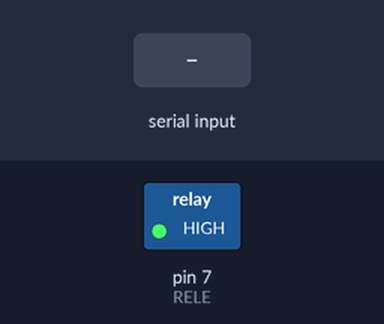
The sketch below on a simulated Arduino Uno, built with avr-gcc and run on an emulated ATmega328P. On the bench: switched loads named in the sketch (green lamp = pin HIGH). Inputs (shaded band) come from the test bench.

Above: at 1.2 s.
1.3 s: "90,45\n" received over Serial
At 2.1 s:
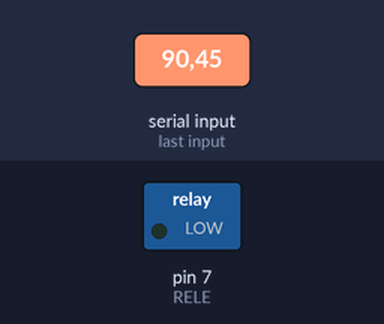
Timing chart, 0 to 4.3 s (numbered marks = the images above; inputs shaded):
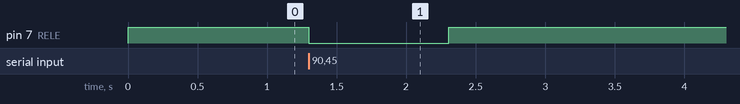

Measured:
- after the input at 1.3 s, pin 7 (RELE): HIGH → LOW at once, → HIGH 1.0 s later

The sketch:

bomba_palta.ino
```cpp
// Vertido por palta: cada palta NUEVA frente a la cámara suma 15 segundos de chorro continuo.
// El agua ya "gastada" no se devuelve: si sacas la palta, el vertido sigue hasta completar su tiempo.
//
// Recibe por USB (la página lo manda cada 200 ms):
//   '0' … '9'  cantidad de paltas que ve la cámara
//   'x'        la cámara no está entregando imagen → pausa (no cuenta como sacar las paltas)
//
// Seguridad: si pasa 1 segundo sin recibir nada (se cerró la página, se cayó el USB), la bomba
// se PAUSA y el tiempo que faltaba se guarda; cuando vuelve la conexión sigue sola.

const int RELE = 7;                            // HIGH = relé apagado (el módulo se activa con LOW)
const unsigned long MS_POR_PALTA = 15000;      // 15 s de chorro por cada palta nueva
const unsigned long ESPERA_QUITAR_MS = 2000;   // una palta debe faltar 2 s para darla por sacada
                                               // (evita cobrar dos veces si la cámara parpadea)
const unsigned long MAX_PENDIENTE_MS = 180000; // tope de seguridad: 3 min de vertido acumulado
const unsigned long SIN_DATOS_MS = 1000;       // watchdog

int paltasRecibidas = 0;        // lo último que mandó la página
int paltasContadas = 0;         // paltas que ya sumaron su tiempo
bool camaraOk = false;
unsigned long ultimoDato = 0;
bool bajando = false;           // hay menos paltas que las contadas…
unsigned long desdeBajando = 0; // …desde este momento
unsigned long pendienteMs = 0;  // tiempo de chorro que falta
unsigned long ultimoLoop = 0;
bool encendida = false;

void setup() {
  pinMode(RELE, OUTPUT);
  digitalWrite(RELE, HIGH);
  Serial.begin(9600);
}

void loop() {
  while (Serial.available()) {
    char c = Serial.read();
    if (c >= '0' && c <= '9') { paltasRecibidas = c - '0'; camaraOk = true;  ultimoDato = millis(); }
    else if (c == 'x')        {                            camaraOk = false; ultimoDato = millis(); }
  }

  unsigned long ahora = millis();
  unsigned long dt = ahora - ultimoLoop;
  ultimoLoop = ahora;

  // descontar el tiempo que estuvo encendida desde la vuelta anterior
  if (encendida) pendienteMs = (dt >= pendienteMs) ? 0 : pendienteMs - dt;

  bool activo = (ahora - ultimoDato <= SIN_DATOS_MS) && camaraOk;

  if (activo) {
    if (paltasRecibidas > paltasContadas) {                 // palta(s) nueva(s): sumar su agua
      pendienteMs += (unsigned long)(paltasRecibidas - paltasContadas) * MS_POR_PALTA;
      if (pendienteMs > MAX_PENDIENTE_MS) pendienteMs = MAX_PENDIENTE_MS;
      paltasContadas = paltasRecibidas;
      bajando = false;
    } else if (paltasRecibidas < paltasContadas) {          // ¿sacaron paltas? esperar a confirmarlo
      if (!bajando) { bajando = true; desdeBajando = ahora; }
      else if (ahora - desdeBajando >= ESPERA_QUITAR_MS) { paltasContadas = paltasRecibidas; bajando = false; }
    } else {
      bajando = false;
    }
  }

  encendida = activo && pendienteMs > 0;
  digitalWrite(RELE, encendida ? LOW : HIGH);
}
```
